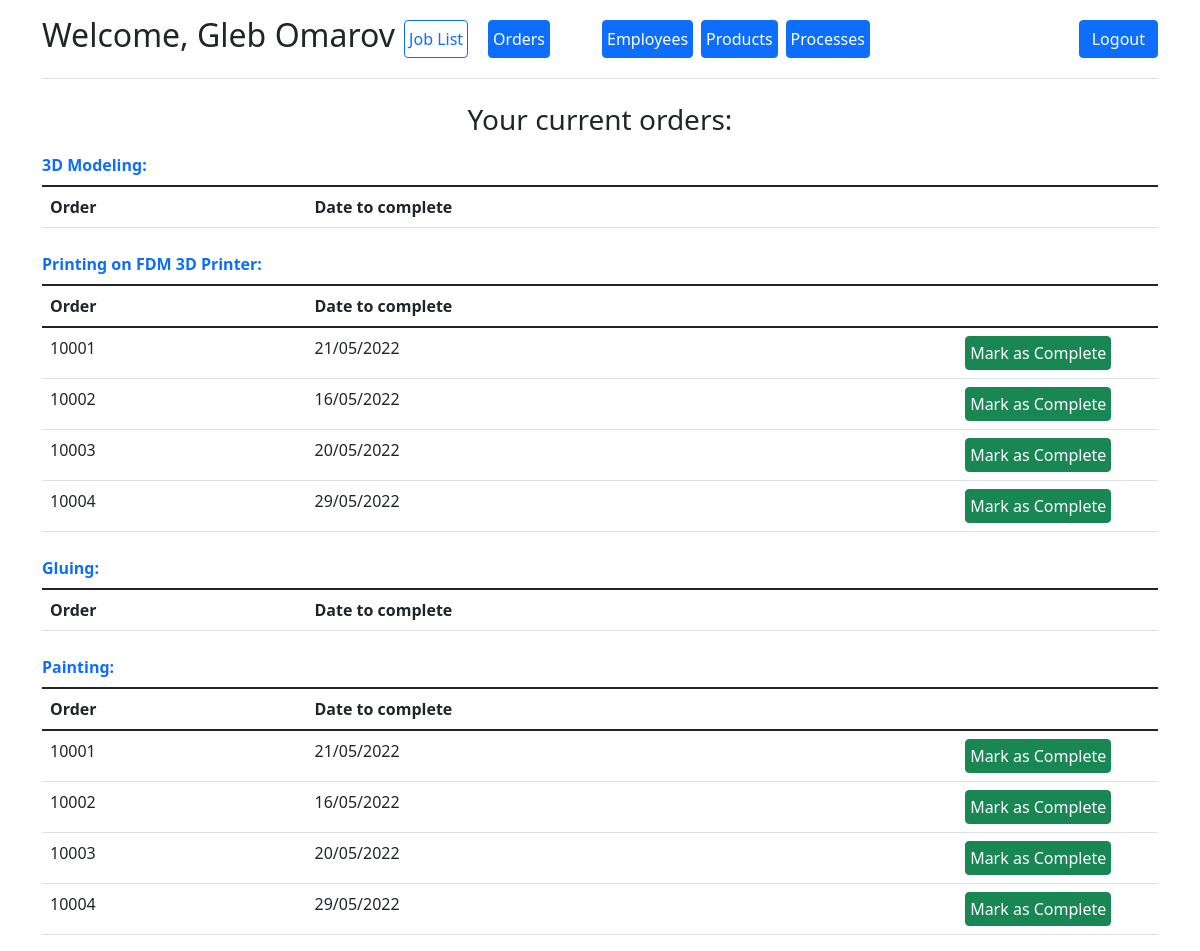
The app's page /dashboard (signed in) with its own data.
### app/models.py (models this page shows)
class Employee(db.Model, UserMixin):
    id = db.Column(db.Integer, primary_key=True, nullable=False, autoincrement=True)
    first_name = db.Column("First name", db.String)
    last_name = db.Column("Last name", db.String)
    user_name = db.Column("Username", db.String, unique=True)
    password = db.Column("Password", db.String)
    admin = db.Column("Administrator", db.Boolean, default=False)
    processes = db.relationship('Process', backref='employee', lazy='dynamic')
    active = db.Column("active", db.Boolean, default=True)

class Process(db.Model):
    process_id = db.Column(db.Integer, primary_key=True, nullable=False, autoincrement=True)
    name = db.Column("Name", db.String)
    responsible_employee = db.Column(db.Integer, db.ForeignKey('employee.id'))
    products = db.relationship("Product", secondary=product_processes, back_populates="processes")
    processes_in_order = db.relationship('ProcessInOrder', backref='Process', lazy='dynamic')
    active = db.Column("active", db.Boolean, default=True)

class ProcessInOrder(db.Model):
    processes_in_order_id = db.Column(db.Integer, primary_key=True, nullable=False, autoincrement=True)
    order = db.Column(db.Integer, db.ForeignKey('order.order_id'))
    process = db.Column(db.Integer, db.ForeignKey('process.process_id'))
    completed = db.Column("Completed", db.Boolean, default=False)
    comment = db.Column("Comment", db.String, default="")

class Order(db.Model):
    order_id = db.Column(db.Integer, primary_key=True, nullable=False)
    customer = db.Column("Name", db.String)
    quantity = db.Column("Quantity", db.Integer)
    completed = db.Column("Completed", db.Boolean, default=False)
    date_to_complete = db.Column("Date_to_complete", db.Date)
    products = db.relationship("Product", secondary=orders_products, back_populates="orders")
    processes_in_order = db.relationship('ProcessInOrder', backref='Order', lazy='dynamic')

### app/routes.py (the view)
@process_app.route('/dashboard')
@login_required
def dashboard():
    table = [process for process in models.ProcessInOrder.query.filter_by(completed=False) if
             process.Process.responsible_employee == current_user.id]
    return render_template('homepage.html', table=table)

### app/__init__.py (called while the page is built)
@login_manager.user_loader
def load_user(user_id):
    return Employee.query.get(int(user_id))

### app/templates/homepage.html
{% extends "base.html" %}
{% block content %}
<div class="container">
    <h3 class="text-center">Your current orders:</h3>
    {% for process in current_user.processes %}
    <table class="table table-hover">
        <caption class="caption-top text-primary fw-bold">{{ process.name }}:</caption>
        <thead>
        <tr>
            <th scope="col">Order</th>
            <th scope="col">Date to complete</th>
            <th scope="col" style="width:18%;"></th>
        </tr>
        </thead>
        <tbody>
        {% for record in table if process == record.Process %}
        <tr>
            <td>{{ record.Order.order_id }}</td>
            <td>{{ record.Order.date_to_complete.strftime('%d/%m/%Y') }}</td>
            <td><a href="{{ url_for('complete_process', process_id=record.processes_in_order_id) }}"
                   class="btn btn-success p-1">Mark as Complete</a></td>
        </tr>
        {% endfor %}
        </tbody>
    </table>
    {% endfor %}
</div>
{% endblock %}

### app/templates/base.html (shortened to what this page needs)
<!DOCTYPE html>
<html lang="en">
<head>
    <link href="https://cdn.jsdelivr.net/npm/bootstrap@5.1.3/dist/css/bootstrap.min.css" rel="stylesheet"
>
    <link href="{{ url_for('static', filename='style.css') }}" rel="stylesheet">
</head>
<body>
{% include "navbar.html" %}
{% block content %}
{% endblock %}
</body>
</html>

### app/templates/navbar.html
<div class="container">
    <header class="d-flex flex-wrap align-items-center justify-content-center justify-content-md-between py-3 mb-4 border-bottom">
        {% if current_user.is_authenticated %}
        <h2>Welcome, {{ current_user.first_name}} {{ current_user.last_name}}</h2>
        {% endif %}
        {% if current_user.is_authenticated and current_user.admin %}
        <ul class="nav col-12 col-md-auto mb-2 justify-content-center mb-md-0">
            <li><a href="{{ url_for('dashboard') }}" class="px-1 mx-1 btn btn-outline-primary">Job List</a></li>
            <li><a href="{{ url_for('add_order') }}" class="px-1 ms-3 me-5 btn btn-primary">Orders</a></li>
            <li><a href="{{ url_for('add_user') }}" class="px-1 mx-1 btn btn-primary">Employees</a></li>
            <li><a href="{{ url_for('add_product') }}" class="px-1 mx-1 btn btn-primary">Products</a></li>
            <li><a href="{{ url_for('add_process') }}" class="px-1 mx-1 btn btn-primary">Processes</a></li>
        </ul>
        {% endif %}
        <div class="col-md-3 text-end">
            {% if current_user.is_authenticated %}
            <a href="{{ url_for('logout') }}" class="btn btn-primary">Logout</a>
            {% else %}
            <a href="{{ url_for('login') }}" class="btn btn-outline-primary me-2">Login</a>
            {% endif %}
        </div>
    </header>
</div>

### app/static/style.css (style rules this page uses)
body { position: relative; }

### records on screen
Employee: first_name "Gleb", last_name "Omarov"
Process: name "3D Modeling"
Process: name "Printing on FDM 3D Printer"
ProcessInOrder: Order.order_id "10001", Order.date_to_complete "21/05/2022"
ProcessInOrder: Order.order_id "10002", Order.date_to_complete "16/05/2022"
ProcessInOrder: Order.order_id "10003", Order.date_to_complete "20/05/2022"
ProcessInOrder: Order.order_id "10004", Order.date_to_complete "29/05/2022"
Process: name "Gluing"
Process: name "Painting"
ProcessInOrder: Order.order_id "10001", Order.date_to_complete "21/05/2022"
ProcessInOrder: Order.order_id "10002", Order.date_to_complete "16/05/2022"
ProcessInOrder: Order.order_id "10003", Order.date_to_complete "20/05/2022"
ProcessInOrder: Order.order_id "10004", Order.date_to_complete "29/05/2022"
